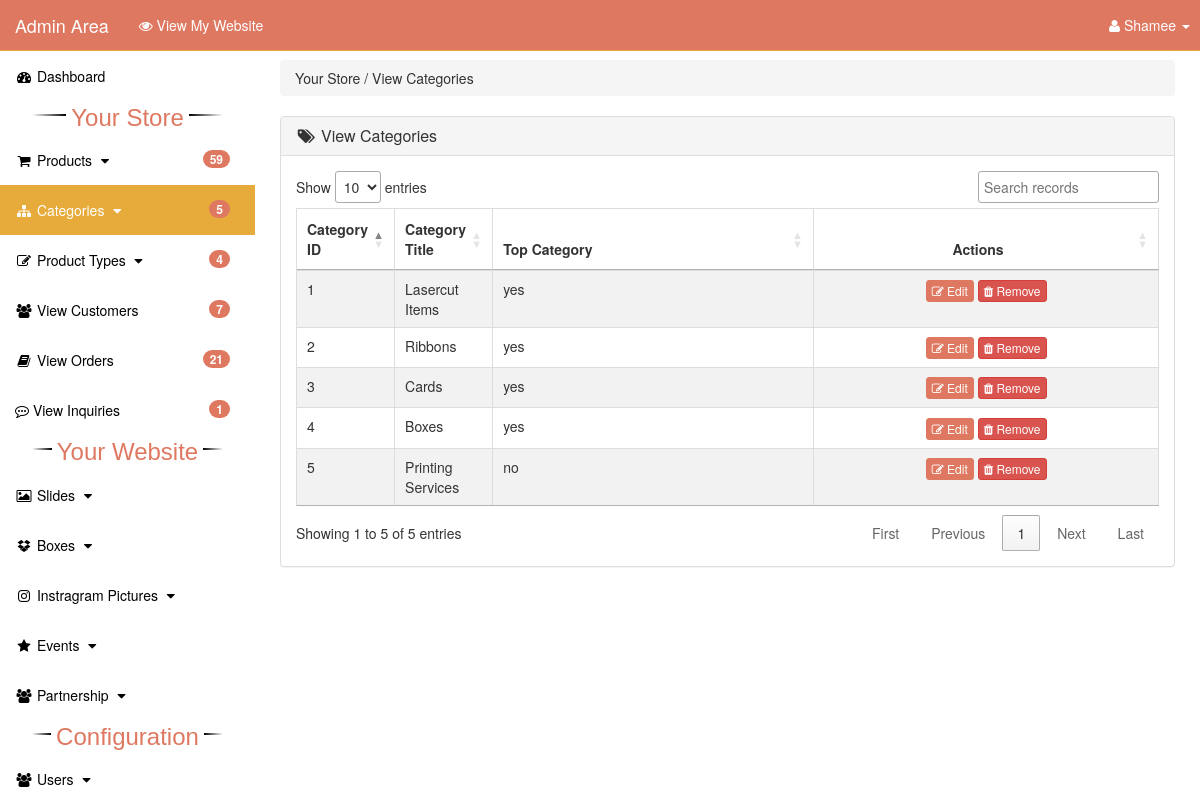
Page /admin_area/index.php?view_cats (signed in) on the committed database.
### tables this page shows
CREATE TABLE `categories` (
  `cat_id` int(10) NOT NULL,
  `cat_title` text NOT NULL,
  `cat_top` text NOT NULL,
  `cat_image` text NOT NULL
);

### admin_area/view_cats.php (the view)
<?php
    if(!isset($_SESSION['admin_email'])){
        echo "<script>window.open('login.php','_self')</script>";
    }else{
?>
<div class="row">
    <div class="col-lg-12">
        <ol class="breadcrumb">
            <li>
              Your Store / View Categories
            </li>
        </ol>
    </div>
</div>
<div class="row">
    <div class="col-lg-12">
        <div class="panel panel-default">
            <div class="panel-heading">
                <h3 class="panel-title">
                    <i class="fa fa-tags fa-fw"></i> View Categories
                </h3>
            </div>
            <div class="panel-body">
                <div class="table-responsive">
                    <table id="datatableid" class="table table-hover table-striped table-bordered">
                        <thead>
                            <tr>
                                <th> Category ID </th>
                                <th> Category Title </th>
                                <th> Top Category </th>
                                <th style="width: 40%;text-align: center;"> Actions </th>
                            </tr>
                        </thead>
                        <tbody>
                            <?php
                                $i=0;
                                $get_cats = "select * from categories";
                                $run_cats = mysqli_query($con,$get_cats);
                                while($row_cats=mysqli_fetch_array($run_cats)){
                                    $cat_id = $row_cats['cat_id'];
                                    $cat_title = $row_cats['cat_title'];
                                    $cat_top = $row_cats['cat_top'];
                                    $i++;
                            ?>
                            <tr>
                                <td> <?php echo $i; ?> </td>
                                <td> <?php echo $cat_title; ?> </td>
                                <td width="300"> <?php echo $cat_top; ?> </td>
                                <td style="text-align: center;">
                                <form method="POST">
                                <a href="index.php?edit_cat= <?php echo $cat_id; ?>"class="btn btn-primary btn-xs"><i class="fa fa-edit"></i> Edit </a>
                                <a href="index.php?delete_cat= <?php echo $cat_id; ?>" name="delete_service" class="btn btn-danger btn-xs"><i class="fa fa-trash"></i> Remove </a>
                                </form>
                                </td>
                            </tr>
                            <?php } ?>
                        </tbody>
                    </table>
                </div>
            </div>
        </div>
    </div>
</div>
<?php } ?>

### admin_area/includes/sidebar.php (shortened to what this page needs)
<?php
    if(!isset($_SESSION['admin_email'])){
        echo "<script>window.open('login.php','_self')</script>";
    }else{
?>
<nav class="navbar navbar-inverse navbar-fixed-top">
    <div class="navbar-header">
        <a href="index.php?dashboard" class="navbar-brand">Admin Area</a>
        <a href="https://boxed-ph.hostingerapp.com/" target="_blank" class="navbar-brand" style="font-size: 1em;">
            <i class="fa fa-eye" ></i>  View My Website
        </a>
    </div>
    <ul class="nav navbar-right top-nav" style="padding-right: 10px;">
        <li class="dropdown">
            <a href="#" class="dropdown-toggle" data-toggle="dropdown">
                <i class="fa fa-user"></i> <?php echo $admin_name;  ?> <b class="caret"></b>
            </a>
        </li>
    </ul>
    <div class="collapse navbar-collapse navbar-ex1-collapse">
        <ul class="nav navbar-nav side-nav">
            <li class="<?php if($active=='Dashboard') echo"active"; ?>">
                <a href="index.php?dashboard">
                        <i class="fa fa-fw fa-dashboard"></i> Dashboard
                </a>
            </li>
            <div class="divider"><span></span><span>Your Store</span><span></span></div>
            <li class="<?php if($active=='Products') echo"active"; ?>">
                <a href="#" data-toggle="collapse" data-target="#products">
                        <i class="fa fa-fw fa-shopping-cart"></i> Products
                        <i class="fa fa-fw fa-caret-down"></i>
                        <span class="badge"><?php echo $count_products; ?></span>
                </a>
            </li>
            <li class="<?php if($active=='Categories') echo"active"; ?>">
                <a href="#" data-toggle="collapse" data-target="#cat">
                        <i class="fa fa-fw fa-sitemap"></i> Categories
                        <i class="fa fa-fw fa-caret-down"></i>
                        <span class="badge"><?php echo $count_categories; ?></span>
                </a>
            </li>
            <li class="<?php if($active=='Products_Categories') echo"active"; ?>">
                <a href="#" data-toggle="collapse" data-target="#p_cat">
                        <i class="fa fa-fw fa-edit"></i> Product Types
                        <i class="fa fa-fw fa-caret-down"></i>
                        <span class="badge"><?php echo $count_p_categories; ?></span>
                </a>
            </li>
            <li class="<?php if($active=='Customers') echo"active"; ?>">
                <a href="index.php?view_customers">
                    <i class="fa fa-fw fa-users"></i> View Customers
                    <span class="badge" style=""><?php echo $count_customers; ?></span>
                </a>
            </li>
            <li class="<?php if($active=='Orders') echo"active"; ?>">
                <a href="index.php?view_orders">
                    <i class="fa fa-fw fa-book"></i> View Orders
                    <span class="badge"><?php echo $count_pending_orders; ?></span>
                </a>
            </li>
            <li class="<?php if($active=='Payments') echo"active"; ?>">
                <a href="index.php?view_inquiries">
                    <i class="fa fa-commenting-o"></i> View Inquiries
                    <span class="badge"><?php echo $count_inquiries; ?></span>
                </a>
            </li>
            <div class="divider"><span></span><span>Your Website</span><span></span></div>
            <li class="<?php if($active=='Slides') echo"active"; ?>">
                <a href="#" data-toggle="collapse" data-target="#slides">
                        <i class="fa fa-fw fa-photo"></i> Slides
                        <i class="fa fa-fw fa-caret-down"></i>
                </a>
            </li>
            <li class="<?php if($active=='Boxes') echo"active"; ?>">
                <a href="#" data-toggle="collapse" data-target="#boxes">
                        <i class="fa fa-fw fa-dropbox"></i> Boxes
                        <i class="fa fa-fw fa-caret-down"></i>
                </a>
            </li>
            <li class="<?php if($active=='Instragram') echo"active"; ?>">
                <a href="#" data-toggle="collapse" data-target="#instagram">
                        <i class="fa fa-fw fa-instagram"></i> Instragram Pictures
                        <i class="fa fa-fw fa-caret-down"></i>
                </a>
            </li>
            <li class="<?php if($active=='Events') echo"active"; ?>">
                <a href="#" data-toggle="collapse" data-target="#manufacturer">
                        <i class="fa fa-fw fa-star"></i> Events
                        <i class="fa fa-fw fa-caret-down"></i>
                </a>
            </li>
            <li class="<?php if($active=='Partnership') echo"active"; ?>">
                <a href="#" data-toggle="collapse" data-target="#partnership">
                        <i class="fa fa-fw fa-users"></i> Partnership
                        <i class="fa fa-fw fa-caret-down"></i>
                </a>
            </li>
            <div class="divider"><span></span><span>Configuration</span><span></span></div>
            <li class="<?php if($active=='Users') echo"active"; ?>">
                <a href="#" data-toggle="collapse" data-target="#users">
                        <i class="fa fa-fw fa-users"></i> Users
                        <i class="fa fa-fw fa-caret-down"></i>
                </a>
            </li>
        </ul>
    </div>
</nav>
<?php } ?>

### admin_area/css/style.css (style rules this page uses)
body { margin-top: 100px; }
@media (min-width: 768px) { body { margin-top: 50px; } }
.top-nav { 0 15px; }
.top-nav>li { float: left; display: inline-block; }
.top-nav>li>a { color: white; line-height: 20px; padding-top: 15px; padding-bottom: 15px; }
@media (min-width: 768px) { .side-nav { position: fixed; top: 51px; bottom: 0; width: 255px; overflow-y: auto; overflow-x: hidden; background-color: #ffffff; padding-bottom: 40px; border-radius: 0; } }
@media (min-width: 768px) { .side-nav>li>a { width: 255px; } }
.panel-body { border-radius: 5px; }

### admin_area/includes/sidebar.php (style rules this page uses)
.divider { display: table; font-size: 24px; text-align: center; font-family: arial; width: 75%; margin: auto; }
.divider span { display: table-cell; position: relative; }
.divider span:first-child, .divider span:last-child { width: 50%; top: 13px; -moz-background-size: 100% 2px; background-size: 100% 2px; background-position: 0 0, 0 100%; background-repeat: no-repeat; }
.divider span:first-child { background-image: -webkit-gradient(linear, 0 0, 0 100%, from(transparent), to(#000)); background-image: -webkit-linear-gradient(180deg, transparent, #000); background-image: -moz-linear-gradient(180deg, transparent, #000); background-image: -o-linear-gradient(180deg, transparent, #000); background-image: linear-gradient(90deg, transparent, #000); }
.divider span:nth-child(2) { color: #DF7861; font-family: arial; padding: 0px 5px; width: auto; white-space: nowrap; }
.divider span:last-child { background-image: -webkit-gradient(linear, 0 0, 0 100%, from(#000), to(transparent)); background-image: -webkit-linear-gradient(180deg, #000, transparent); background-image: -moz-linear-gradient(180deg, #000, transparent); background-image: -o-linear-gradient(180deg, #000, transparent); background-image: linear-gradient(90deg, #000, transparent); }
.badge { text-align: right; float: right; margin-right: 10px; }

### rows in the picture
categories: cat_title "Lasercut Items", cat_top "yes"
categories: cat_title "Ribbons", cat_top "yes"
categories: cat_title "Cards", cat_top "yes"
categories: cat_title "Boxes", cat_top "yes"
categories: cat_title "Printing Services", cat_top "no"

### other values in the picture
$admin_name "Shamee"
$count_products "59"
$count_categories "5"
$count_p_categories "4"
$count_customers "7"
$count_pending_orders "21"
$count_inquiries "1"
